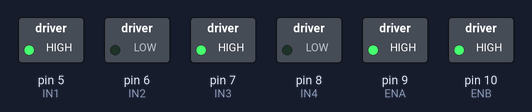
A sketch run on a simulated Arduino Uno, built for the host (arithmetic inside an expression is 32-bit, double 64-bit). Shown: switched loads named in the sketch (green lamp = pin HIGH).

Above: at 0.16 s.
Timing chart, 0 to 0.2 s (numbered marks = the images above):
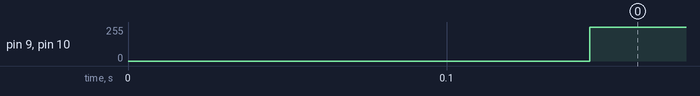

Measured:
- by itself, pin 9 (ENA), pin 10 (ENB): 0/255 → 255/255 at 0.15 s

The sketch:

L298N_3.ino
```cpp
int IN1=5;
int IN2=6;
int IN3=7;
int IN4=8;
int ENA=9;
int ENB=10;
int power=0;
int add=1;

void A_motor(){
  digitalWrite(IN1,HIGH);
  digitalWrite(IN2,LOW);
}
void B_motor(){
  digitalWrite(IN3,HIGH);
  digitalWrite(IN4,LOW);
}

void setup() {
  pinMode(IN1,OUTPUT);
  pinMode(IN2,OUTPUT);
  pinMode(IN3,OUTPUT);
  pinMode(IN4,OUTPUT);
  A_motor();
  B_motor();
}

void loop() {
  if(add==1){
    power+=1;
    if(power>500){
      add=-1;
    }
  }else{
    power-=1;
    if(power<50){
      add=1;
    }
  }
  analogWrite(ENA,power);
  analogWrite(ENB,power);
}
```
